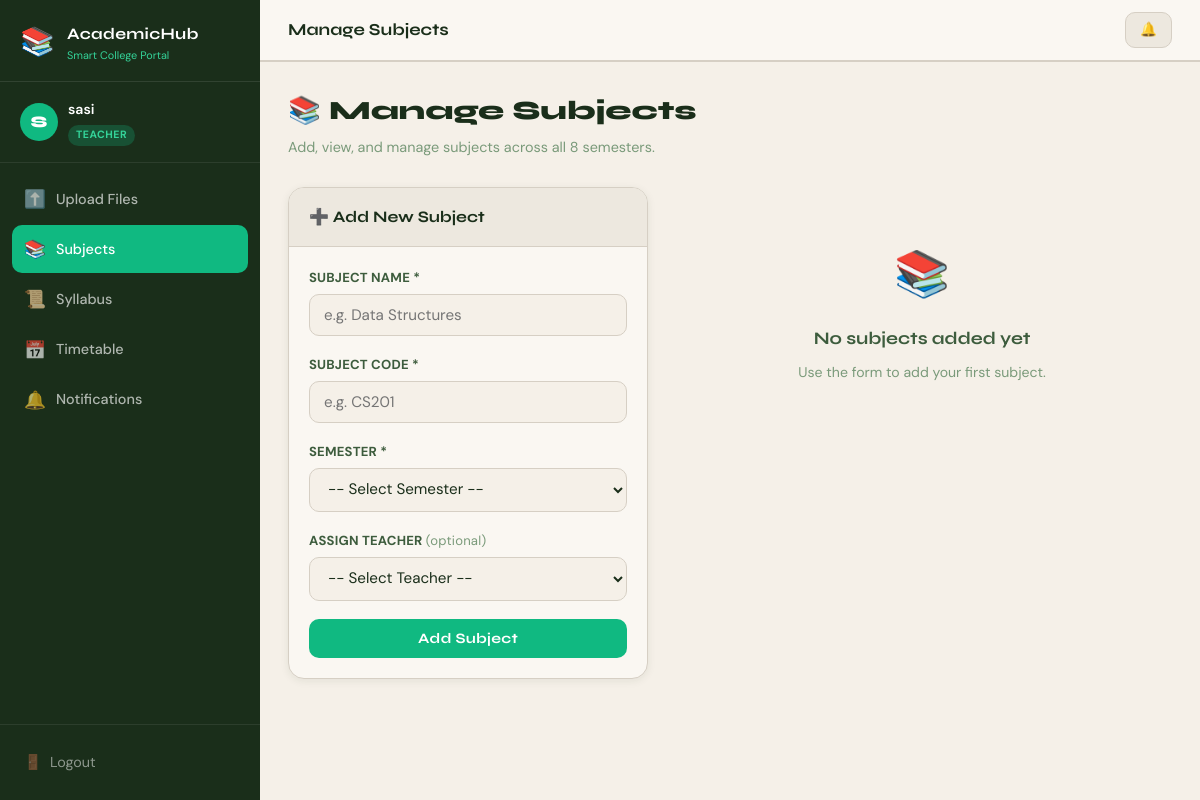
The app's page /subjects/manage/ (signed in) with its own data.
### core/models.py (models this page shows, shortened)
class User(AbstractBaseUser, PermissionsMixin):
    ROLE_CHOICES = [
        ('student', 'Student'),
        ('teacher', 'Teacher'),
    ]
    name = models.CharField(max_length=150)
    email = models.EmailField(unique=True)
    role = models.CharField(max_length=10, choices=ROLE_CHOICES, default='student')
    is_active = models.BooleanField(default=True)
    is_staff = models.BooleanField(default=False)
    date_joined = models.DateTimeField(auto_now_add=True)
    USERNAME_FIELD = 'email'
    REQUIRED_FIELDS = ['name', 'role']
    objects = UserManager()

### core/views.py (the view, shortened to what this page needs)
# urls.py: path('subjects/manage/', views.manage_subjects, name='manage_subjects'),
@login_required
def manage_subjects(request):
    if request.user.role != 'teacher':
        return redirect('dashboard')
    subjects = Subject.objects.select_related('teacher').order_by('semester', 'name')
    teachers = User.objects.filter(role='teacher')
    return render(request, 'core/manage_subjects.html', {
        'subjects': subjects,
        'form':     SubjectForm(),
        'teachers': teachers,
    })

### core/forms.py
class SubjectForm(forms.ModelForm):
    class Meta:
        model = Subject
        fields = ['name', 'code', 'semester', 'teacher']
        widgets = {
            'name': forms.TextInput(attrs={'placeholder': 'Subject name'}),
            'code': forms.TextInput(attrs={'placeholder': 'e.g. CS101'}),
        }

### core/templates/core/manage_subjects.html (shortened to what this page needs)
{% extends 'core/base.html' %}
{% block page_title %}Manage Subjects{% endblock %}
{% block content %}
<div class="manage-subjects-page">
    <div class="page-header">
        <h2>📚 Manage Subjects</h2>
        <p>Add, view, and manage subjects across all 8 semesters.</p>
    </div>
    <div class="manage-layout">
        <div class="card add-subject-card">
            <div class="card-header">
                <h3>➕ Add New Subject</h3>
            </div>
            <form method="post" action="{% url 'manage_subjects' %}" class="subject-form">
                <div class="form-group">
                    <label>Subject Name *</label>
                    <input type="text" name="name" placeholder="e.g. Data Structures" required>
                </div>
                <div class="form-group">
                    <label>Subject Code *</label>
                    <input type="text" name="code" placeholder="e.g. CS201" required>
                </div>
                <div class="form-group">
                    <label>Semester *</label>
                    <select name="semester" required>
                        <option value="">-- Select Semester --</option>
                    </select>
                </div>
                <div class="form-group">
                    <label>Assign Teacher <span class="optional">(optional)</span></label>
                    <select name="teacher">
                        <option value="">-- Select Teacher --</option>
                    </select>
                </div>
                <button type="submit" class="btn-primary btn-full">Add Subject</button>
            </form>
        </div>
        <div class="subjects-list-panel">
            {% if subjects %}
                {% for sem_num in "12345678" %}
                <div class="sem-group">
                    <div class="sem-group-header">
                        <h4>Semester {{ sem_num }}</h4>
                    </div>
                    <div class="sem-group-subjects">
                        {% with found=False %}
                        {% for subject in subjects %}
                        {% if subject.semester|stringformat:"s" == sem_num %}
                        <div class="subject-row">
                            <div class="subject-row-info">
                                <span class="subject-row-code">{{ subject.code }}</span>
                                <span class="subject-row-name">{{ subject.name }}</span>
                                <span class="subject-row-teacher">{{ subject.teacher.name|default:"No teacher assigned" }}</span>
                            </div>
                            <form method="post" action="{% url 'manage_subjects' %}"
                                  onsubmit="return confirm('Delete subject {{ subject.name }}?')">
                                {% csrf_token %}
                                <input type="hidden" name="action" value="delete">
                                <input type="hidden" name="subject_id" value="{{ subject.id }}">
                                <button type="submit" class="icon-btn delete-btn" title="Delete">🗑</button>
                            </form>
                        </div>
                        {% endif %}
                        {% endfor %}
                        {% endwith %}
                    </div>
                </div>
                {% endfor %}
            {% else %}
            <div class="empty-state">
                <div class="empty-icon">📚</div>
                <h3>No subjects added yet</h3>
                <p>Use the form to add your first subject.</p>
            </div>
            {% endif %}
        </div>
    </div>
</div>
{% endblock %}

### core/templates/core/base.html (shortened to what this page needs)
<!DOCTYPE html>
<html lang="en">
<head>
    {% load static %}
    <link rel="stylesheet" href="{% static 'css/styles.css' %}">
</head>
<body>
    {% if user.is_authenticated %}
    <div class="app-layout">
        <aside class="sidebar" id="sidebar">
            <div class="sidebar-brand">
                <div class="brand-icon">📚</div>
                <div class="brand-text">
                    <span class="brand-name">AcademicHub</span>
                    <span class="brand-sub">Smart College Portal</span>
                </div>
            </div>
            <div class="sidebar-user">
                <div class="user-avatar">{{ user.name|first|upper }}</div>
                <div class="user-info">
                    <span class="user-name">{{ user.name }}</span>
                    <span class="user-role role-badge role-{{ user.role }}">{{ user.role|capfirst }}</span>
                </div>
            </div>
<nav class="sidebar-nav">
    {% if user.role == 'student' %}
    <a href="{% url 'dashboard' %}" class="nav-item {% if request.resolver_match.url_name == 'dashboard' %}active{% endif %}">
        <span class="nav-icon">🏠</span><span>Dashboard</span>
    </a>
    <a href="{% url 'semesters' %}" class="nav-item {% if 'semester' in request.resolver_match.url_name %}active{% endif %}">
        <span class="nav-icon">📋</span><span>Semesters</span>
    </a>
    <a href="{% url 'syllabus' %}" class="nav-item {% if 'syllabus' in request.resolver_match.url_name %}active{% endif %}">
        <span class="nav-icon">📜</span><span>Syllabus</span>
    </a>
    {% else %}
    <a href="{% url 'upload' %}" class="nav-item {% if request.resolver_match.url_name == 'upload' %}active{% endif %}">
        <span class="nav-icon">⬆️</span><span>Upload Files</span>
    </a>
    <a href="{% url 'manage_subjects' %}" class="nav-item {% if request.resolver_match.url_name == 'manage_subjects' %}active{% endif %}">
        <span class="nav-icon">📚</span><span>Subjects</span>
    </a>
    <a href="{% url 'manage_syllabus' %}" class="nav-item {% if 'syllabus' in request.resolver_match.url_name %}active{% endif %}">
        <span class="nav-icon">📜</span><span>Syllabus</span>
    </a>
    {% endif %}
    <a href="{% url 'timetable' %}" class="nav-item {% if request.resolver_match.url_name == 'timetable' %}active{% endif %}">
        <span class="nav-icon">📅</span><span>Timetable</span>
    </a>
    <a href="{% url 'notifications' %}" class="nav-item {% if request.resolver_match.url_name == 'notifications' %}active{% endif %}">
        <span class="nav-icon">🔔</span><span>Notifications</span>
    </a>
</nav>
            <div class="sidebar-footer">
                <a href="{% url 'logout' %}" class="logout-btn">
                    <span>🚪</span> Logout
                </a>
            </div>
        </aside>
        <main class="main-content">
            <div class="topbar">
                <div class="topbar-title">{% block page_title %}{% endblock %}</div>
                <div class="topbar-actions">
                    <a href="{% url 'notifications' %}" class="notif-btn">
                        🔔
                    </a>
                </div>
            </div>
            <div class="content-area">
                {% block content %}{% endblock %}
            </div>
        </main>
    </div>
    {% else %}
        {% block auth_content %}{% endblock %}
    {% endif %}
</body>
</html>

### records on screen
User: name|first "S", name "sasi", role "TEACHER"
